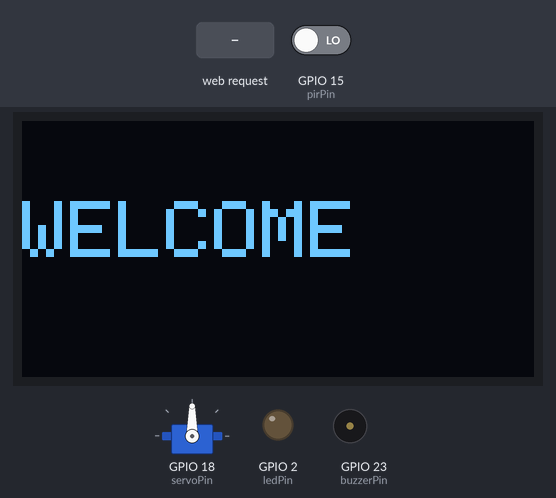
A sketch run on a simulated ESP32. Parts: servo, 128×64 one-colour display, output pins drawn as LEDs (lit = HIGH), buzzer (waves = sounding, pin HIGH). The inputs (shaded band) are chosen by the test bench; at power-on: GPIO 15 (pirPin) LOW. WiFi joins after 1.5 s; servers stay silent unless stated; what the sketch prints to the serial monitor is not drawn.

Above: at 2.7 s.
2.8 s: GPIO 15 (pirPin) driven HIGH
At 3.9 s:
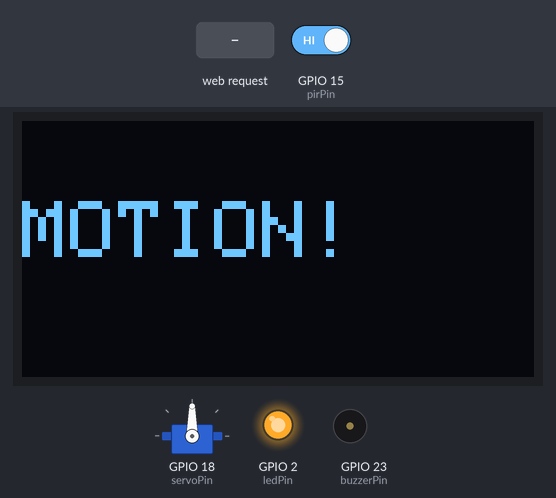
4.3 s: HTTP request GET /fan/on received
At 5.86 s:
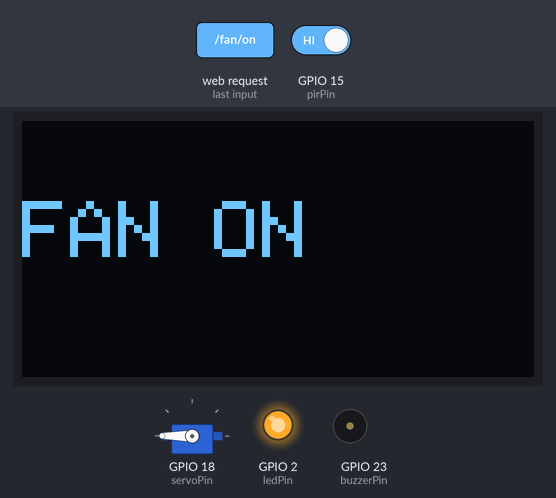
7.3 s: HTTP request GET /light/off received
At 8.91 s:
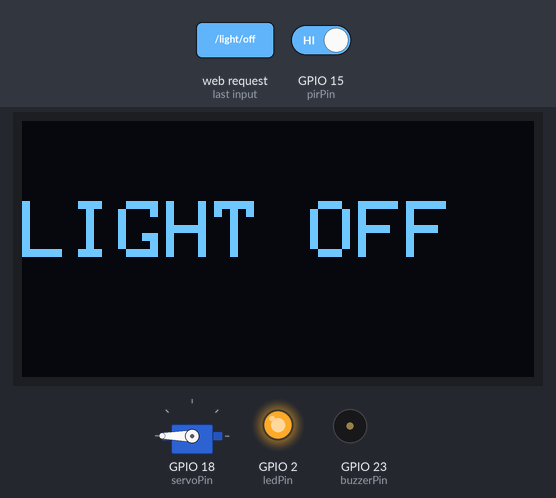
10.3 s: HTTP request GET /fan/off received
At 11.96 s:
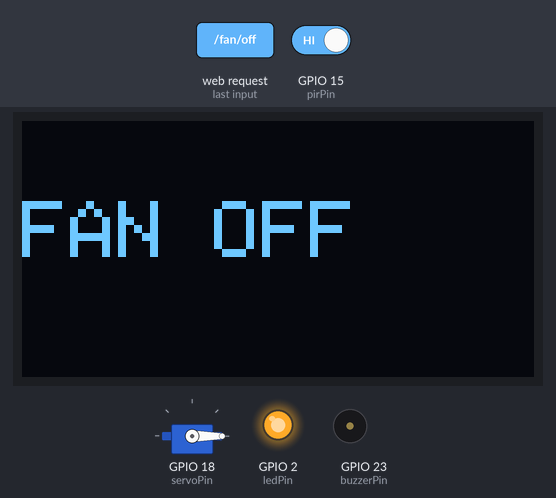
13.3 s: HTTP request GET /buzzer/on received
At 15.01 s:
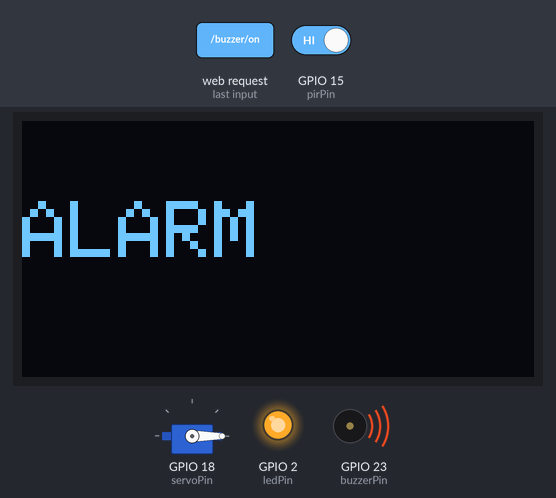
16.3 s: HTTP request GET /light/on received
At 19.0 s:
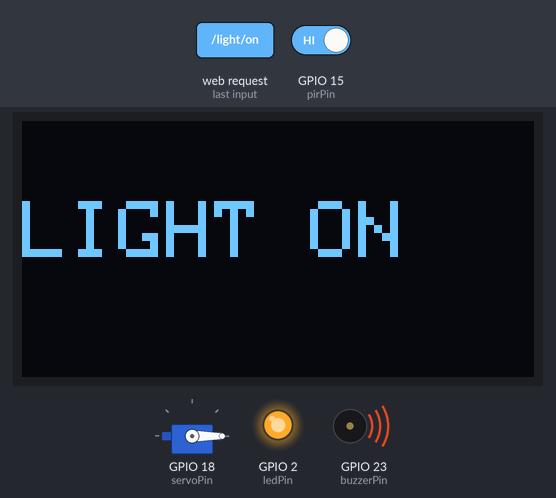
Timing chart, 0 to 20.3 s (numbered marks = the images above; inputs shaded):
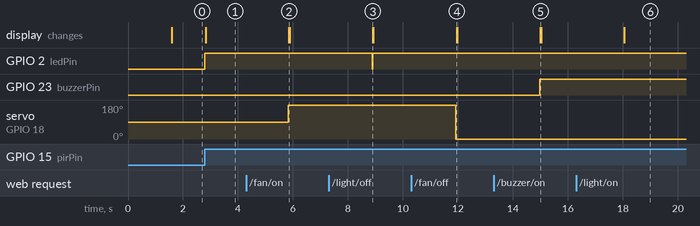

The sketch:

moderator_code.ino
```cpp
#include <WiFi.h>
#include <WebServer.h>
#include <Servo.h>
#include <Wire.h>
#include <Adafruit_GFX.h>
#include <Adafruit_SSD1306.h>

#define SCREEN_WIDTH 128
#define SCREEN_HEIGHT 64

Adafruit_SSD1306 display(SCREEN_WIDTH, SCREEN_HEIGHT, &Wire, -1);

const char* ssid = "YOUR_WIFI";
const char* password = "YOUR_PASSWORD";

WebServer server(80);

Servo fanServo;

/* Pins */
int ledPin = 2;
int pirPin = 15;
int buzzerPin = 23;
int servoPin = 18;

bool lightState = false;

/* -------- OLED FUNCTION -------- */

void showMessage(String msg){
  display.clearDisplay();
  display.setTextSize(2);
  display.setTextColor(WHITE);
  display.setCursor(0,20);
  display.println(msg);
  display.display();
}

/* -------- LIGHT CONTROL -------- */

void lightOn(){
  digitalWrite(ledPin, HIGH);
  lightState = true;
  showMessage("LIGHT ON");
  server.send(200, "text/plain", "Light ON");
}

void lightOff(){
  digitalWrite(ledPin, LOW);
  lightState = false;
  showMessage("LIGHT OFF");
  server.send(200, "text/plain", "Light OFF");
}

/* -------- FAN / SERVO -------- */

void fanOn(){
  fanServo.write(180);
  showMessage("FAN ON");
  server.send(200,"text/plain","Fan ON");
}

void fanOff(){
  fanServo.write(0);
  showMessage("FAN OFF");
  server.send(200,"text/plain","Fan OFF");
}

/* -------- BUZZER -------- */

void buzzerOn(){
  digitalWrite(buzzerPin, HIGH);
  showMessage("ALARM");
  server.send(200,"text/plain","Buzzer ON");
}

void buzzerOff(){
  digitalWrite(buzzerPin, LOW);
  showMessage("SAFE");
  server.send(200,"text/plain","Buzzer OFF");
}

/* -------- SETUP -------- */

void setup(){

  Serial.begin(115200);

  pinMode(ledPin, OUTPUT);
  pinMode(pirPin, INPUT);
  pinMode(buzzerPin, OUTPUT);

  fanServo.attach(servoPin);

  /* OLED INIT */

  if(!display.begin(SSD1306_SWITCHCAPVCC, 0x3C)){
    Serial.println("OLED failed");
  }

  showMessage("BOOTING");

  /* WIFI CONNECT */

  WiFi.begin(ssid, password);

  while(WiFi.status() != WL_CONNECTED){
    delay(500);
    Serial.print(".");
  }

  Serial.println("");
  Serial.println("WiFi Connected");

  Serial.println(WiFi.localIP());

  showMessage("WELCOME");

  /* API ROUTES */

  server.on("/light/on", lightOn);
  server.on("/light/off", lightOff);

  server.on("/fan/on", fanOn);
  server.on("/fan/off", fanOff);

  server.on("/buzzer/on", buzzerOn);
  server.on("/buzzer/off", buzzerOff);

  server.begin();
}

/* -------- LOOP -------- */

void loop(){

  server.handleClient();

  int motion = digitalRead(pirPin);

  if(motion == HIGH && !lightState){
    digitalWrite(ledPin, HIGH);
    showMessage("MOTION!");
    delay(3000);
  }

}
```

Measured:
- after the input at 2.8 s, GPIO 2 (ledPin): LOW → HIGH at once; the display: changes at once (image 1)
- after the input at 4.3 s, servo on GPIO 18 (servoPin): 90° → 180° after 1.5 s; the display: changes after 1.6 s (image 2)
- after the input at 7.3 s, GPIO 2 (ledPin): HIGH → LOW after 1.6 s, → HIGH 0.03 s later; the display: changes after 1.6 s (image 3)
- after the input at 10.3 s, servo on GPIO 18 (servoPin): 180° → 0° after 1.6 s; the display: changes after 1.7 s (image 4)
- after the input at 13.3 s, GPIO 23 (buzzerPin): LOW → HIGH after 1.7 s; the display: changes after 1.7 s (image 5)
- after the input at 16.3 s, the display: changes after 1.8 s (image 6)
